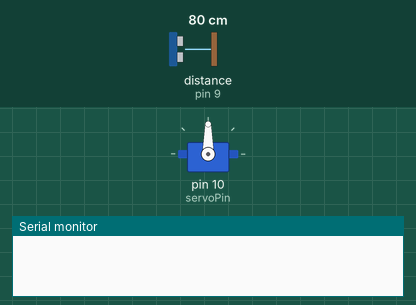
This sketch was run on a simulated Arduino Uno, built with avr-gcc and run on an emulated ATmega328P. Parts: servo, the last lines printed to the serial monitor. Wiring (inferred from the names in the program): ultrasonic range finder: trigger pin 8; echo pin 9. The test bench sets the inputs (shaded band); at power-on: distance to the obstacle (sensor on pin 9) 80 cm. The echo pulse lasts 58.3 µs per cm.

Above: at 1.05 s.
At 2.0 s:
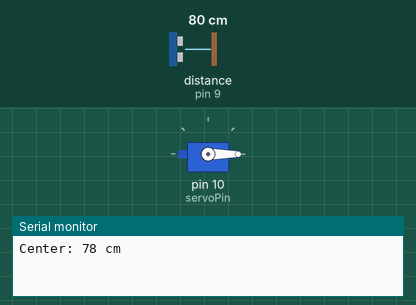
At 3.5 s:
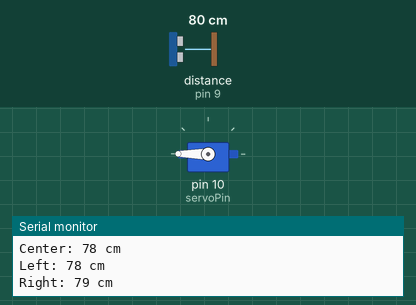
Timing chart, 0 to 6.8 s (numbered marks = the images above):
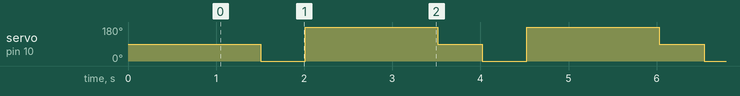

The sketch:

Servo_Ultrasonic_Testing.ino
```cpp
#include <Servo.h>

#define trigPin 8
#define echoPin 9
#define servoPin 10

Servo myServo;

void setup() {
  Serial.begin(9600);

  pinMode(trigPin, OUTPUT);
  pinMode(echoPin, INPUT);

  myServo.attach(servoPin);
  myServo.write(90); // Center
  delay(1000);
}

long readDistance() {
  digitalWrite(trigPin, LOW);
  delayMicroseconds(2);

  digitalWrite(trigPin, HIGH);
  delayMicroseconds(10);
  digitalWrite(trigPin, LOW);

  long duration = pulseIn(echoPin, HIGH);
  long distance = duration * 0.034 / 2;
  return distance;
}

void loop() {
  // Servo center
  myServo.write(90);
  delay(500);
  Serial.print("Center: ");
  Serial.print(readDistance());
  Serial.println(" cm");

  // Servo left
  myServo.write(0);
  delay(500);
  Serial.print("Left: ");
  Serial.print(readDistance());
  Serial.println(" cm");

  // Servo right
  myServo.write(180);
  delay(500);
  Serial.print("Right: ");
  Serial.print(readDistance());
  Serial.println(" cm");

  delay(1000); // Wait before next loop
}
```

Measured:
- by itself, servo on pin 10 (servoPin): repeats every 2.5 s: 180° 1.5 s, 90° 0.51 s, 0° 0.51 s
